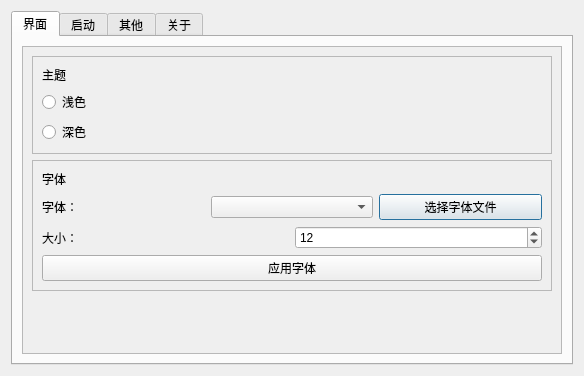
<?xml version="1.0" encoding="UTF-8"?>
<ui version="4.0">
 <class>Dialog</class>
 <widget class="QDialog" name="Dialog">
  <property name="geometry">
   <rect>
    <x>0</x>
    <y>0</y>
    <width>584</width>
    <height>376</height>
   </rect>
  </property>
  <property name="windowTitle">
   <string>设置</string>
  </property>
  <layout class="QVBoxLayout" name="verticalLayout">
   <item>
    <widget class="QTabWidget" name="tabWidget">
     <property name="currentIndex">
      <number>0</number>
     </property>
     <property name="tabBarAutoHide">
      <bool>true</bool>
     </property>
     <widget class="QWidget" name="tab_1">
      <attribute name="title">
       <string>界面</string>
      </attribute>
      <layout class="QVBoxLayout" name="verticalLayout_2">
       <item>
        <widget class="QScrollArea" name="scrollArea">
         <property name="widgetResizable">
          <bool>true</bool>
         </property>
         <widget class="QWidget" name="scrollAreaWidgetContents">
          <property name="geometry">
           <rect>
            <x>0</x>
            <y>0</y>
            <width>512</width>
            <height>295</height>
           </rect>
          </property>
          <layout class="QVBoxLayout" name="verticalLayout_6">
           <item>
            <widget class="QFrame" name="theme_frame">
             <property name="frameShape">
              <enum>QFrame::Shape::StyledPanel</enum>
             </property>
             <property name="frameShadow">
              <enum>QFrame::Shadow::Raised</enum>
             </property>
             <layout class="QVBoxLayout" name="verticalLayout_7">
              <item>
               <widget class="QLabel" name="theme_label">
                <property name="text">
                 <string>主题</string>
                </property>
               </widget>
              </item>
              <item>
               <widget class="QRadioButton" name="light_theme_radio">
                <property name="text">
                 <string>浅色</string>
                </property>
               </widget>
              </item>
              <item>
               <widget class="QRadioButton" name="dark_theme_radio">
                <property name="text">
                 <string>深色</string>
                </property>
               </widget>
              </item>
             </layout>
            </widget>
           </item>
           <item>
            <widget class="QFrame" name="font_frame">
             <property name="frameShape">
              <enum>QFrame::Shape::StyledPanel</enum>
             </property>
             <property name="frameShadow">
              <enum>QFrame::Shadow::Raised</enum>
             </property>
             <layout class="QVBoxLayout" name="verticalLayout_8">
              <item>
               <widget class="QLabel" name="font_label">
                <property name="text">
                 <string>字体</string>
                </property>
               </widget>
              </item>
              <item>
               <layout class="QHBoxLayout" name="horizontalLayout">
                <item>
                 <widget class="QLabel" name="font_family_label">
                  <property name="text">
                   <string>字体：</string>
                  </property>
                 </widget>
                </item>
                <item>
                 <widget class="QComboBox" name="font_family_combo"/>
                </item>
                <item>
                 <widget class="QPushButton" name="select_font_file_button">
                  <property name="text">
                   <string>选择字体文件</string>
                  </property>
                 </widget>
                </item>
               </layout>
              </item>
              <item>
               <layout class="QHBoxLayout" name="horizontalLayout_2">
                <item>
                 <widget class="QLabel" name="font_size_label">
                  <property name="text">
                   <string>大小：</string>
                  </property>
                 </widget>
                </item>
                <item>
                 <widget class="QSpinBox" name="font_size_spin">
                  <property name="minimum">
                   <number>8</number>
                  </property>
                  <property name="maximum">
                   <number>72</number>
                  </property>
                  <property name="value">
                   <number>12</number>
                  </property>
                 </widget>
                </item>
               </layout>
              </item>
              <item>
               <widget class="QPushButton" name="apply_font_button">
                <property name="text">
                 <string>应用字体</string>
                </property>
               </widget>
              </item>
             </layout>
            </widget>
           </item>
           <item>
            <spacer name="verticalSpacer">
             <property name="orientation">
              <enum>Qt::Vertical</enum>
             </property>
             <property name="sizeHint" stdset="0">
              <size>
               <width>20</width>
               <height>40</height>
              </size>
             </property>
            </spacer>
           </item>
          </layout>
         </widget>
        </widget>
       </item>
      </layout>
     </widget>
     <widget class="QWidget" name="tab_2">
      <attribute name="title">
       <string>启动</string>
      </attribute>
      <layout class="QVBoxLayout" name="verticalLayout_3">
       <item>
        <widget class="QScrollArea" name="scrollArea_2">
         <property name="widgetResizable">
          <bool>true</bool>
         </property>
         <widget class="QWidget" name="scrollAreaWidgetContents_2">
          <property name="geometry">
           <rect>
            <x>0</x>
            <y>0</y>
            <width>512</width>
            <height>295</height>
           </rect>
          </property>
         </widget>
        </widget>
       </item>
      </layout>
     </widget>
     <widget class="QWidget" name="tab_3">
      <attribute name="title">
       <string>其他</string>
      </attribute>
      <layout class="QVBoxLayout" name="verticalLayout_4">
       <item>
        <widget class="QScrollArea" name="scrollArea_3">
         <property name="widgetResizable">
          <bool>true</bool>
         </property>
         <widget class="QWidget" name="scrollAreaWidgetContents_3">
          <property name="geometry">
           <rect>
            <x>0</x>
            <y>0</y>
            <width>512</width>
            <height>295</height>
           </rect>
          </property>
         </widget>
        </widget>
       </item>
      </layout>
     </widget>
     <widget class="QWidget" name="tab_4">
      <attribute name="title">
       <string>关于</string>
      </attribute>
      <layout class="QVBoxLayout" name="verticalLayout_5">
       <item>
        <widget class="QTextBrowser" name="credits_text_browser">
         <property name="openExternalLinks">
          <bool>true</bool>
         </property>
        </widget>
       </item>
      </layout>
     </widget>
    </widget>
   </item>
  </layout>
 </widget>
 <resources/>
 <connections/>
</ui>
